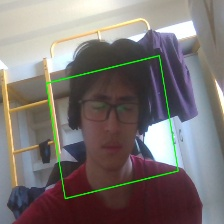
#> input picture 專題/yolo/datasets/test/confused/20250929_100510_711668.jpg, 224 x 224 px
$ python -i collect_images_aug.py   (imports and definitions only)
#> lines starting #> are read from the running program, lines starting #| are printed output that depends on the picture
#> further down, picture is the input picture: shape (224, 224, 3); mean B, G, R 114.3, 116.9, 123.7
# -*- coding: utf-8 -*-
"""
臉部資料蒐集（對齊 + 自動資料增強）
- Mediapipe FaceDetection 偵測 + 以雙眼做旋轉對齊
- 裁切到 224x224，按鍵存圖（1=理解、0=困惑）
- 每次存圖會同時輸出多個增強版本，擴充資料量
- ✅ 只允許 q / ESC 離開；按視窗叉叉不會退出（即使你把視窗關掉，會自動重建）
"""

import os, cv2, time, math, numpy as np
from datetime import datetime
import mediapipe as mp

# ============= 可調參數 =============
BASE_DIR = "yolo/datasets/train"   # 相對於你執行路徑
IMG_SIZE = 224
MARGIN = 0.35
AUG_ENABLED = True
AUG_PER_PRESS = 6
CAM_INDEX = 0
CLASS_MAP = {ord('1'): "understood", ord('0'): "confused"}
# ====================================

# 建資料夾
# [2 lines not run here, left out]

mp_fd = mp.solutions.face_detection
# [1 line that did not run here, left out]

# （可選）中文顯示：Pillow
try:
    from PIL import Image, ImageDraw, ImageFont
    PIL_OK = True
    CJK_FONTS = ["msjh.ttc", "msjhbd.ttc", "msyh.ttc", "mingliu.ttc", "NotoSansTC-Regular.otf"]
    # [12 lines left out: function draw_text, not called in this run]
except Exception:
    PIL_OK = False
    def draw_text(img_bgr, text, xy, color=(255,255,255), size=22):
        cv2.putText(img_bgr, text.encode("ascii","ignore").decode("ascii"),
                    xy, cv2.FONT_HERSHEY_SIMPLEX, 0.8, color, 2); return img_bgr

def clamp(v, lo, hi): return max(lo, min(hi, v))

# [35 lines left out: functions safe_crop, get_eye_points, rotate_align_face, not called in this run]

def random_augment(img):
    aug = img.copy()
    if np.random.rand() < 0.5: aug = cv2.flip(aug, 1)
    if np.random.rand() < 0.8:
        ang = np.random.uniform(-10,10)
        M = cv2.getRotationMatrix2D((IMG_SIZE/2, IMG_SIZE/2), ang, 1.0)
        aug = cv2.warpAffine(aug, M, (IMG_SIZE,IMG_SIZE),
                             flags=cv2.INTER_LINEAR, borderMode=cv2.BORDER_REFLECT)
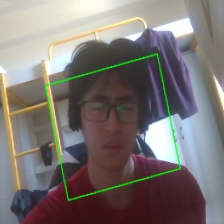
#> aug: shape (224, 224, 3); mean B, G, R 114.6, 117.1, 123.8
    if np.random.rand() < 0.8:
        tx, ty = np.random.randint(-8,9), np.random.randint(-8,9)
        M = np.float32([[1,0,tx],[0,1,ty]])
        aug = cv2.warpAffine(aug, M, (IMG_SIZE,IMG_SIZE),
                             flags=cv2.INTER_LINEAR, borderMode=cv2.BORDER_REFLECT)
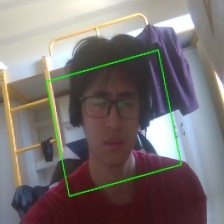
#> aug: shape (224, 224, 3); mean B, G, R 112.2, 114.5, 121.7
    if np.random.rand() < 0.9:
        alpha = np.random.uniform(0.9,1.1); beta = np.random.uniform(-15,15)
        aug = cv2.convertScaleAbs(aug, alpha=alpha, beta=beta)
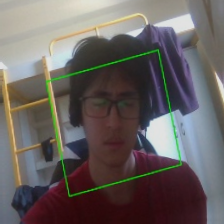
#> aug: shape (224, 224, 3); mean B, G, R 95.5, 97.5, 104.1
    if np.random.rand() < 0.5: aug = cv2.GaussianBlur(aug,(3,3),0)
    if np.random.rand() < 0.5:
        noise = np.random.normal(0, 6, aug.shape).astype(np.int16)
        aug = np.clip(aug.astype(np.int16)+noise, 0, 255).astype(np.uint8)
    return aug

# [84 lines left out: functions ensure_window, main, not called in this run]

# [2 lines not run here, left out]

>>> import cv2
>>> picture = cv2.imread('datasets/test/confused/20250929_100510_711668.jpg')
>>> result = random_augment(picture)

$ run again, on 專題/yolo/datasets/test/confused/20250929_100622_493268.jpg
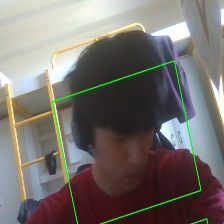
#> input picture 專題/yolo/datasets/test/confused/20250929_100622_493268.jpg, 224 x 224 px
#> picture is the input picture: shape (224, 224, 3); mean B, G, R 107.8, 112.9, 117.5
#> in random_augment, `aug = cv2.warpAffine(aug, M, (IMG_SIZE,IMG_SIZE), flags=cv2.INTER_LINE..`:
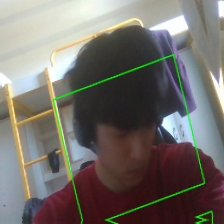
#> aug: shape (224, 224, 3); mean B, G, R 105.6, 110.8, 115.4
#> in random_augment, `aug = cv2.convertScaleAbs(aug, alpha=alpha, beta=beta)`:
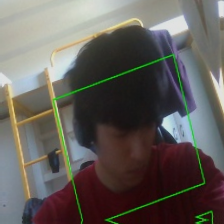
#> aug: shape (224, 224, 3); mean B, G, R 89.5, 94.2, 98.4

$ run again, on 專題/yolo/datasets/test/confused/20250929_100746_567940.jpg
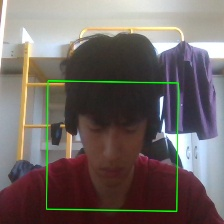
#> input picture 專題/yolo/datasets/test/confused/20250929_100746_567940.jpg, 224 x 224 px
#> picture is the input picture: shape (224, 224, 3); mean B, G, R 99.7, 103.1, 112.3
#> in random_augment, `aug = cv2.warpAffine(aug, M, (IMG_SIZE,IMG_SIZE), flags=cv2.INTER_LINE..`:
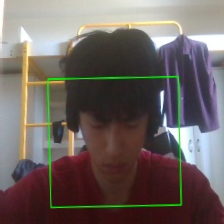
#> aug: shape (224, 224, 3); mean B, G, R 96.2, 99.5, 109.4
#> in random_augment, `aug = cv2.convertScaleAbs(aug, alpha=alpha, beta=beta)`:
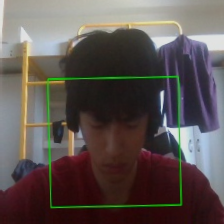
#> aug: shape (224, 224, 3); mean B, G, R 80.9, 83.9, 92.9

$ run again, on 專題/yolo/datasets/test/confused/20250929_100846_439339.jpg
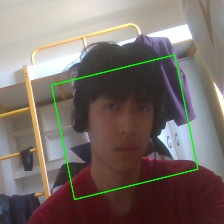
#> input picture 專題/yolo/datasets/test/confused/20250929_100846_439339.jpg, 224 x 224 px
#> picture is the input picture: shape (224, 224, 3); mean B, G, R 104.7, 110.1, 121.1
#> in random_augment, `aug = cv2.warpAffine(aug, M, (IMG_SIZE,IMG_SIZE), flags=cv2.INTER_LINE..`:
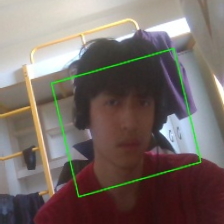
#> aug: shape (224, 224, 3); mean B, G, R 102.4, 107.6, 119
#> in random_augment, `aug = cv2.convertScaleAbs(aug, alpha=alpha, beta=beta)`:
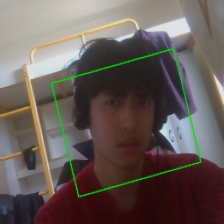
#> aug: shape (224, 224, 3); mean B, G, R 86.5, 91.2, 101.6
